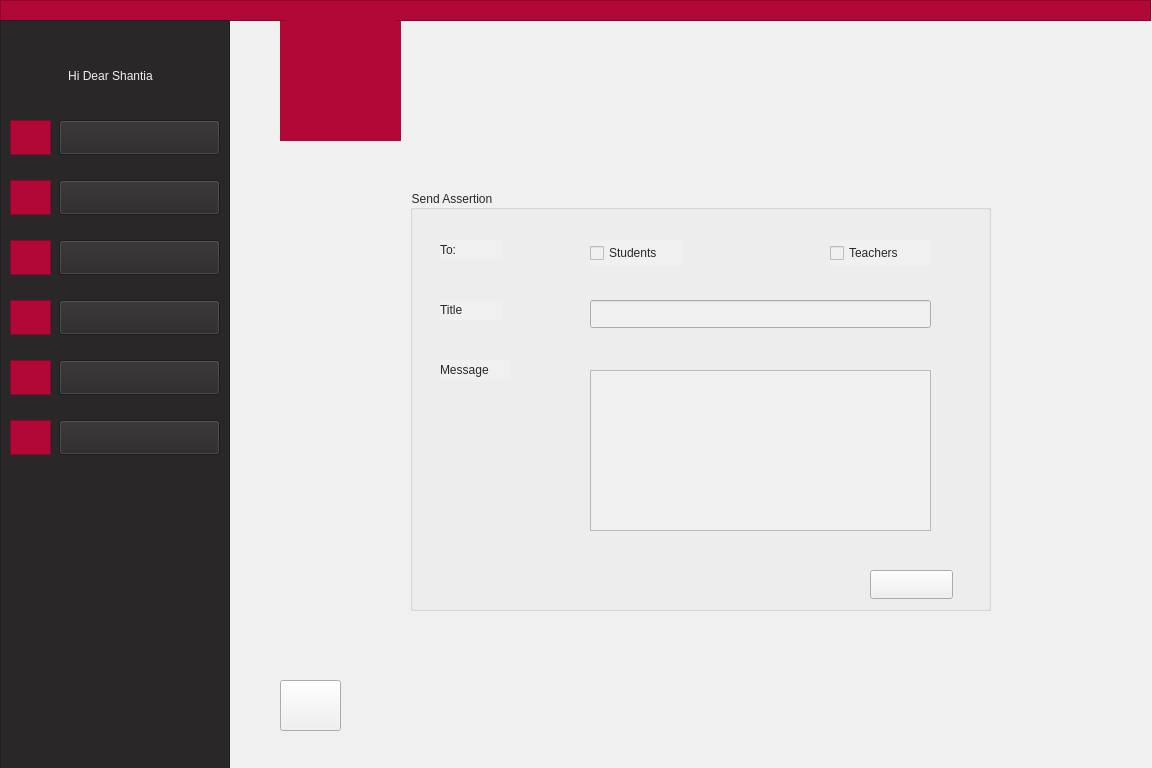
<?xml version="1.0" encoding="UTF-8"?>
<ui version="4.0">
 <class>TeacherSendAssertion</class>
 <widget class="QWidget" name="TeacherSendAssertion">
  <property name="geometry">
   <rect>
    <x>0</x>
    <y>0</y>
    <width>1152</width>
    <height>768</height>
   </rect>
  </property>
  <property name="minimumSize">
   <size>
    <width>1152</width>
    <height>768</height>
   </size>
  </property>
  <property name="windowTitle">
   <string>Form</string>
  </property>
  <property name="styleSheet">
   <string notr="true">background-color: rgb(240, 240, 240);</string>
  </property>
  <widget class="QLabel" name="label">
   <property name="geometry">
    <rect>
     <x>280</x>
     <y>20</y>
     <width>121</width>
     <height>121</height>
    </rect>
   </property>
   <property name="styleSheet">
    <string notr="true">background-color: rgb(178, 8, 55);
border-color: rgb(178, 8, 55);
</string>
   </property>
   <property name="text">
    <string/>
   </property>
   <property name="pixmap">
    <pixmap>:/AjaxLogo/filename.jpg</pixmap>
   </property>
   <property name="scaledContents">
    <bool>true</bool>
   </property>
   <property name="alignment">
    <set>Qt::AlignCenter</set>
   </property>
  </widget>
  <widget class="QFrame" name="frame">
   <property name="geometry">
    <rect>
     <x>0</x>
     <y>0</y>
     <width>1151</width>
     <height>21</height>
    </rect>
   </property>
   <property name="styleSheet">
    <string notr="true">background-color: rgb(178, 8, 55);
border-color: rgb(178, 8, 55);</string>
   </property>
   <property name="frameShape">
    <enum>QFrame::StyledPanel</enum>
   </property>
   <property name="frameShadow">
    <enum>QFrame::Raised</enum>
   </property>
  </widget>
  <widget class="QLabel" name="label_9">
   <property name="geometry">
    <rect>
     <x>285</x>
     <y>20</y>
     <width>111</width>
     <height>111</height>
    </rect>
   </property>
   <property name="styleSheet">
    <string notr="true">background-color: rgb(178, 8, 55);</string>
   </property>
   <property name="text">
    <string/>
   </property>
   <property name="pixmap">
    <pixmap resource="pictures.qrc">:/logo/filename.jpg</pixmap>
   </property>
   <property name="scaledContents">
    <bool>true</bool>
   </property>
  </widget>
  <widget class="QFrame" name="frame_2">
   <property name="geometry">
    <rect>
     <x>0</x>
     <y>20</y>
     <width>230</width>
     <height>768</height>
    </rect>
   </property>
   <property name="styleSheet">
    <string notr="true">background-color: rgb(41, 39, 40);
border-color: rgb(41, 39, 40);</string>
   </property>
   <property name="frameShape">
    <enum>QFrame::StyledPanel</enum>
   </property>
   <property name="frameShadow">
    <enum>QFrame::Raised</enum>
   </property>
   <widget class="QPushButton" name="pushButton">
    <property name="geometry">
     <rect>
      <x>59</x>
      <y>100</y>
      <width>161</width>
      <height>35</height>
     </rect>
    </property>
    <property name="styleSheet">
     <string notr="true">font: 11pt &quot;Montserrat&quot;;
</string>
    </property>
    <property name="text">
     <string/>
    </property>
   </widget>
   <widget class="QPushButton" name="pushButton_2">
    <property name="geometry">
     <rect>
      <x>59</x>
      <y>160</y>
      <width>161</width>
      <height>35</height>
     </rect>
    </property>
    <property name="styleSheet">
     <string notr="true">font: 11pt &quot;Montserrat&quot;;
</string>
    </property>
    <property name="text">
     <string/>
    </property>
   </widget>
   <widget class="QPushButton" name="pushButton_3">
    <property name="geometry">
     <rect>
      <x>59</x>
      <y>220</y>
      <width>161</width>
      <height>35</height>
     </rect>
    </property>
    <property name="styleSheet">
     <string notr="true">font: 11pt &quot;Montserrat&quot;;
</string>
    </property>
    <property name="text">
     <string/>
    </property>
   </widget>
   <widget class="QPushButton" name="pushButton_4">
    <property name="geometry">
     <rect>
      <x>59</x>
      <y>280</y>
      <width>161</width>
      <height>35</height>
     </rect>
    </property>
    <property name="styleSheet">
     <string notr="true">font: 11pt &quot;Montserrat&quot;;
</string>
    </property>
    <property name="text">
     <string/>
    </property>
   </widget>
   <widget class="QPushButton" name="pushButton_5">
    <property name="geometry">
     <rect>
      <x>59</x>
      <y>340</y>
      <width>161</width>
      <height>35</height>
     </rect>
    </property>
    <property name="styleSheet">
     <string notr="true">font: 11pt &quot;Montserrat&quot;;
</string>
    </property>
    <property name="text">
     <string/>
    </property>
   </widget>
   <widget class="QPushButton" name="pushButton_6">
    <property name="geometry">
     <rect>
      <x>59</x>
      <y>400</y>
      <width>161</width>
      <height>35</height>
     </rect>
    </property>
    <property name="styleSheet">
     <string notr="true">font: 11pt &quot;Montserrat&quot;;
</string>
    </property>
    <property name="text">
     <string/>
    </property>
   </widget>
   <widget class="QFrame" name="frame_3">
    <property name="geometry">
     <rect>
      <x>10</x>
      <y>100</y>
      <width>41</width>
      <height>35</height>
     </rect>
    </property>
    <property name="styleSheet">
     <string notr="true">background-color: rgb(178, 8, 55);
border-color: rgb(178, 8, 55);</string>
    </property>
    <property name="frameShape">
     <enum>QFrame::StyledPanel</enum>
    </property>
    <property name="frameShadow">
     <enum>QFrame::Raised</enum>
    </property>
    <widget class="QLabel" name="label_21">
     <property name="geometry">
      <rect>
       <x>5</x>
       <y>2</y>
       <width>31</width>
       <height>31</height>
      </rect>
     </property>
     <property name="styleSheet">
      <string notr="true"/>
     </property>
     <property name="text">
      <string/>
     </property>
     <property name="pixmap">
      <pixmap resource="icon.qrc">:/icon/profile.png</pixmap>
     </property>
     <property name="scaledContents">
      <bool>true</bool>
     </property>
    </widget>
   </widget>
   <widget class="QFrame" name="frame_5">
    <property name="geometry">
     <rect>
      <x>10</x>
      <y>160</y>
      <width>41</width>
      <height>35</height>
     </rect>
    </property>
    <property name="cursor">
     <cursorShape>ArrowCursor</cursorShape>
    </property>
    <property name="styleSheet">
     <string notr="true">background-color: rgb(178, 8, 55);
border-color: rgb(178, 8, 55);</string>
    </property>
    <property name="frameShape">
     <enum>QFrame::StyledPanel</enum>
    </property>
    <property name="frameShadow">
     <enum>QFrame::Raised</enum>
    </property>
    <widget class="QLabel" name="label_18">
     <property name="geometry">
      <rect>
       <x>5</x>
       <y>2</y>
       <width>31</width>
       <height>31</height>
      </rect>
     </property>
     <property name="text">
      <string/>
     </property>
     <property name="pixmap">
      <pixmap resource="icon.qrc">:/icon/message.png</pixmap>
     </property>
     <property name="scaledContents">
      <bool>true</bool>
     </property>
    </widget>
   </widget>
   <widget class="QFrame" name="frame_6">
    <property name="geometry">
     <rect>
      <x>10</x>
      <y>220</y>
      <width>41</width>
      <height>35</height>
     </rect>
    </property>
    <property name="styleSheet">
     <string notr="true">background-color: rgb(178, 8, 55);
border-color: rgb(178, 8, 55);</string>
    </property>
    <property name="frameShape">
     <enum>QFrame::StyledPanel</enum>
    </property>
    <property name="frameShadow">
     <enum>QFrame::Raised</enum>
    </property>
    <widget class="QLabel" name="label_10">
     <property name="geometry">
      <rect>
       <x>5</x>
       <y>2</y>
       <width>31</width>
       <height>31</height>
      </rect>
     </property>
     <property name="text">
      <string/>
     </property>
     <property name="pixmap">
      <pixmap resource="icon.qrc">:/icon/information.png</pixmap>
     </property>
     <property name="scaledContents">
      <bool>true</bool>
     </property>
    </widget>
   </widget>
   <widget class="QFrame" name="frame_7">
    <property name="geometry">
     <rect>
      <x>10</x>
      <y>280</y>
      <width>41</width>
      <height>35</height>
     </rect>
    </property>
    <property name="styleSheet">
     <string notr="true">background-color: rgb(178, 8, 55);
border-color: rgb(178, 8, 55);</string>
    </property>
    <property name="frameShape">
     <enum>QFrame::StyledPanel</enum>
    </property>
    <property name="frameShadow">
     <enum>QFrame::Raised</enum>
    </property>
    <widget class="QLabel" name="label_19">
     <property name="geometry">
      <rect>
       <x>5</x>
       <y>2</y>
       <width>31</width>
       <height>31</height>
      </rect>
     </property>
     <property name="text">
      <string/>
     </property>
     <property name="pixmap">
      <pixmap resource="icon.qrc">:/icon/upload-mail.png</pixmap>
     </property>
     <property name="scaledContents">
      <bool>true</bool>
     </property>
    </widget>
   </widget>
   <widget class="QFrame" name="frame_8">
    <property name="geometry">
     <rect>
      <x>10</x>
      <y>340</y>
      <width>41</width>
      <height>35</height>
     </rect>
    </property>
    <property name="styleSheet">
     <string notr="true">background-color: rgb(178, 8, 55);
border-color: rgb(178, 8, 55);</string>
    </property>
    <property name="frameShape">
     <enum>QFrame::StyledPanel</enum>
    </property>
    <property name="frameShadow">
     <enum>QFrame::Raised</enum>
    </property>
    <widget class="QLabel" name="label_11">
     <property name="geometry">
      <rect>
       <x>5</x>
       <y>2</y>
       <width>31</width>
       <height>31</height>
      </rect>
     </property>
     <property name="text">
      <string/>
     </property>
     <property name="pixmap">
      <pixmap resource="icon.qrc">:/icon/schedule.png</pixmap>
     </property>
     <property name="scaledContents">
      <bool>true</bool>
     </property>
    </widget>
   </widget>
   <widget class="QFrame" name="frame_9">
    <property name="geometry">
     <rect>
      <x>10</x>
      <y>400</y>
      <width>41</width>
      <height>35</height>
     </rect>
    </property>
    <property name="styleSheet">
     <string notr="true">background-color: rgb(178, 8, 55);
border-color: rgb(178, 8, 55);</string>
    </property>
    <property name="frameShape">
     <enum>QFrame::StyledPanel</enum>
    </property>
    <property name="frameShadow">
     <enum>QFrame::Raised</enum>
    </property>
    <widget class="QLabel" name="label_12">
     <property name="geometry">
      <rect>
       <x>5</x>
       <y>2</y>
       <width>31</width>
       <height>31</height>
      </rect>
     </property>
     <property name="text">
      <string/>
     </property>
     <property name="pixmap">
      <pixmap resource="second-icon.qrc">:/secong gr/scorecard.png</pixmap>
     </property>
     <property name="scaledContents">
      <bool>true</bool>
     </property>
    </widget>
   </widget>
   <widget class="QLabel" name="label_2">
    <property name="geometry">
     <rect>
      <x>20</x>
      <y>40</y>
      <width>181</width>
      <height>31</height>
     </rect>
    </property>
    <property name="styleSheet">
     <string notr="true">font: 11pt &quot;Montserrat&quot;;
color: rgb(240, 240, 240);</string>
    </property>
    <property name="text">
     <string>Hi Dear Shantia</string>
    </property>
    <property name="alignment">
     <set>Qt::AlignCenter</set>
    </property>
   </widget>
   <widget class="QLabel" name="label_3">
    <property name="geometry">
     <rect>
      <x>110</x>
      <y>100</y>
      <width>61</width>
      <height>30</height>
     </rect>
    </property>
    <property name="autoFillBackground">
     <bool>false</bool>
    </property>
    <property name="styleSheet">
     <string notr="true">font: 11pt &quot;Montserrat&quot;;
color: rgb(240, 240, 240);</string>
    </property>
    <property name="lineWidth">
     <number>0</number>
    </property>
    <property name="text">
     <string>Profile</string>
    </property>
    <property name="alignment">
     <set>Qt::AlignCenter</set>
    </property>
   </widget>
   <widget class="QLabel" name="label_4">
    <property name="geometry">
     <rect>
      <x>90</x>
      <y>160</y>
      <width>101</width>
      <height>30</height>
     </rect>
    </property>
    <property name="styleSheet">
     <string notr="true">font: 11pt &quot;Montserrat&quot;;
color: rgb(240, 240, 240);</string>
    </property>
    <property name="text">
     <string>Messages</string>
    </property>
    <property name="alignment">
     <set>Qt::AlignCenter</set>
    </property>
   </widget>
   <widget class="QLabel" name="label_5">
    <property name="geometry">
     <rect>
      <x>60</x>
      <y>220</y>
      <width>161</width>
      <height>30</height>
     </rect>
    </property>
    <property name="styleSheet">
     <string notr="true">font: 11pt &quot;Montserrat&quot;;
color: rgb(240, 240, 240);</string>
    </property>
    <property name="text">
     <string>Class Information</string>
    </property>
    <property name="alignment">
     <set>Qt::AlignCenter</set>
    </property>
   </widget>
   <widget class="QLabel" name="label_6">
    <property name="geometry">
     <rect>
      <x>70</x>
      <y>280</y>
      <width>141</width>
      <height>30</height>
     </rect>
    </property>
    <property name="styleSheet">
     <string notr="true">font: 11pt &quot;Montserrat&quot;;
color: rgb(240, 240, 240);</string>
    </property>
    <property name="text">
     <string>Send Assertion</string>
    </property>
    <property name="alignment">
     <set>Qt::AlignCenter</set>
    </property>
   </widget>
   <widget class="QLabel" name="label_7">
    <property name="geometry">
     <rect>
      <x>60</x>
      <y>340</y>
      <width>161</width>
      <height>30</height>
     </rect>
    </property>
    <property name="styleSheet">
     <string notr="true">font: 11pt &quot;Montserrat&quot;;
color: rgb(240, 240, 240);</string>
    </property>
    <property name="text">
     <string>Weekly Schedule</string>
    </property>
    <property name="alignment">
     <set>Qt::AlignCenter</set>
    </property>
   </widget>
   <widget class="QLabel" name="label_8">
    <property name="geometry">
     <rect>
      <x>70</x>
      <y>400</y>
      <width>131</width>
      <height>30</height>
     </rect>
    </property>
    <property name="styleSheet">
     <string notr="true">font: 11pt &quot;Montserrat&quot;;
color: rgb(240, 240, 240);</string>
    </property>
    <property name="text">
     <string>Record Scores</string>
    </property>
    <property name="alignment">
     <set>Qt::AlignCenter</set>
    </property>
   </widget>
   <zorder>frame_3</zorder>
   <zorder>frame_5</zorder>
   <zorder>frame_6</zorder>
   <zorder>frame_7</zorder>
   <zorder>frame_8</zorder>
   <zorder>frame_9</zorder>
   <zorder>label_2</zorder>
   <zorder>label_3</zorder>
   <zorder>label_4</zorder>
   <zorder>label_5</zorder>
   <zorder>label_6</zorder>
   <zorder>label_7</zorder>
   <zorder>label_8</zorder>
   <zorder>pushButton</zorder>
   <zorder>pushButton_2</zorder>
   <zorder>pushButton_3</zorder>
   <zorder>pushButton_4</zorder>
   <zorder>pushButton_5</zorder>
   <zorder>pushButton_6</zorder>
  </widget>
  <widget class="QGroupBox" name="groupBox">
   <property name="geometry">
    <rect>
     <x>410</x>
     <y>190</y>
     <width>581</width>
     <height>421</height>
    </rect>
   </property>
   <property name="styleSheet">
    <string notr="true">font: 9pt &quot;Montserrat&quot;;
color: rgb(41, 39, 40);</string>
   </property>
   <property name="title">
    <string>Send Assertion</string>
   </property>
   <widget class="QLabel" name="label_13">
    <property name="geometry">
     <rect>
      <x>30</x>
      <y>50</y>
      <width>63</width>
      <height>20</height>
     </rect>
    </property>
    <property name="styleSheet">
     <string notr="true">font: 9pt &quot;Montserrat&quot;;
color: rgb(41, 39, 40);</string>
    </property>
    <property name="text">
     <string>To:</string>
    </property>
   </widget>
   <widget class="QTextEdit" name="messageLine">
    <property name="geometry">
     <rect>
      <x>180</x>
      <y>180</y>
      <width>341</width>
      <height>161</height>
     </rect>
    </property>
   </widget>
   <widget class="QLabel" name="label_14">
    <property name="geometry">
     <rect>
      <x>30</x>
      <y>110</y>
      <width>63</width>
      <height>20</height>
     </rect>
    </property>
    <property name="styleSheet">
     <string notr="true">font: 9pt &quot;Montserrat&quot;;
color: rgb(41, 39, 40);</string>
    </property>
    <property name="text">
     <string>Title</string>
    </property>
   </widget>
   <widget class="QLabel" name="label_16">
    <property name="geometry">
     <rect>
      <x>460</x>
      <y>385</y>
      <width>63</width>
      <height>20</height>
     </rect>
    </property>
    <property name="styleSheet">
     <string notr="true">font: 9pt &quot;Montserrat&quot;;
color: rgb(178, 8, 55);</string>
    </property>
    <property name="text">
     <string>Send</string>
    </property>
    <property name="alignment">
     <set>Qt::AlignCenter</set>
    </property>
   </widget>
   <widget class="QPushButton" name="sendbtn">
    <property name="geometry">
     <rect>
      <x>460</x>
      <y>380</y>
      <width>83</width>
      <height>29</height>
     </rect>
    </property>
    <property name="text">
     <string/>
    </property>
   </widget>
   <widget class="QCheckBox" name="TeacherBox">
    <property name="geometry">
     <rect>
      <x>420</x>
      <y>50</y>
      <width>101</width>
      <height>26</height>
     </rect>
    </property>
    <property name="styleSheet">
     <string notr="true">font: 9pt &quot;Montserrat&quot;;
color: rgb(41, 39, 40);</string>
    </property>
    <property name="text">
     <string>Teachers</string>
    </property>
   </widget>
   <widget class="QLabel" name="label_15">
    <property name="geometry">
     <rect>
      <x>30</x>
      <y>170</y>
      <width>71</width>
      <height>20</height>
     </rect>
    </property>
    <property name="styleSheet">
     <string notr="true">font: 9pt &quot;Montserrat&quot;;
color: rgb(41, 39, 40);</string>
    </property>
    <property name="text">
     <string>Message</string>
    </property>
   </widget>
   <widget class="QLineEdit" name="TitleLine">
    <property name="geometry">
     <rect>
      <x>180</x>
      <y>110</y>
      <width>341</width>
      <height>28</height>
     </rect>
    </property>
   </widget>
   <widget class="QCheckBox" name="StudentBox">
    <property name="geometry">
     <rect>
      <x>180</x>
      <y>50</y>
      <width>93</width>
      <height>26</height>
     </rect>
    </property>
    <property name="styleSheet">
     <string notr="true">font: 9pt &quot;Montserrat&quot;;
color: rgb(41, 39, 40);</string>
    </property>
    <property name="text">
     <string>Students</string>
    </property>
   </widget>
  </widget>
  <widget class="QPushButton" name="backToMenu">
   <property name="geometry">
    <rect>
     <x>280</x>
     <y>680</y>
     <width>61</width>
     <height>51</height>
    </rect>
   </property>
   <property name="text">
    <string/>
   </property>
  </widget>
  <widget class="QLabel" name="label_17">
   <property name="geometry">
    <rect>
     <x>290</x>
     <y>680</y>
     <width>41</width>
     <height>46</height>
    </rect>
   </property>
   <property name="text">
    <string/>
   </property>
   <property name="pixmap">
    <pixmap resource="arrowIcon.qrc">:/new/prefix1/icons8-left-arrow-50.png</pixmap>
   </property>
   <property name="scaledContents">
    <bool>true</bool>
   </property>
  </widget>
  <zorder>label</zorder>
  <zorder>frame</zorder>
  <zorder>label_9</zorder>
  <zorder>frame_2</zorder>
  <zorder>groupBox</zorder>
  <zorder>label_17</zorder>
  <zorder>backToMenu</zorder>
 </widget>
 <resources>
  <include location="arrowIcon.qrc"/>
  <include location="icon.qrc"/>
  <include location="second-icon.qrc"/>
  <include location="pictures.qrc"/>
 </resources>
 <connections/>
</ui>
